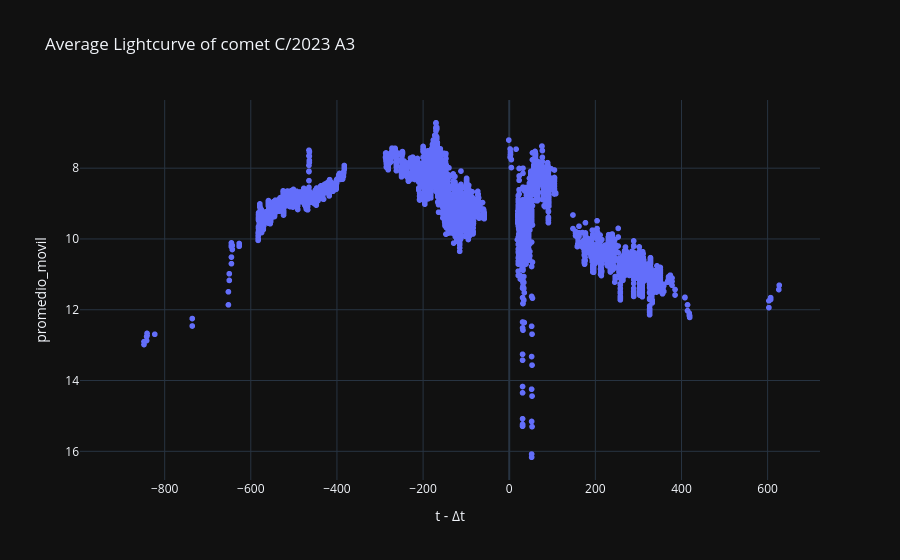

Notebook cell for this chart:
### Code cell
# Curva de luz Promediada
labels = {'delta_t':'t - Δt','magnitud_reducida':'Max apparent total magnitude reduced', 'obs_method_key' : 'Observation Method'}
fig = px.scatter(curva_de_luz_promediada_df, x='delta_t', y='promedio_movil', template= 'plotly_dark', labels= labels, title= f'Average Lightcurve of comet {nombre_cometa}')
fig.update_yaxes(autorange="reversed")
fig.show()

### Figure 1 — Plotly figure (JSON) as saved in the notebook; plotly's stock layout.template omitted (floating-point values rounded to 4 significant figures; data arrays with more than 128 entries replaced by an {"elided": "..."} marker saying what was removed)
{"data": [{"hovertemplate": "t - Δt=%{x}<br>promedio_movil=%{y}<extra></extra>", "legendgroup": "", "marker": {"color": "#636efa", "symbol": "circle"}, "mode": "markers", "name": "", "showlegend": false, "type": "scattergl", "x": {"elided": "9536 int values"}, "xaxis": "x", "y": {"elided": "9536 float values"}, "yaxis": "y"}], "layout": {"legend": {"tracegroupgap": 0}, "title": {"text": "Average Lightcurve of comet C/2023 A3"}, "xaxis": {"anchor": "y", "domain": [0, 1], "title": {"text": "t - Δt"}}, "yaxis": {"anchor": "x", "autorange": "reversed", "domain": [0, 1], "title": {"text": "promedio_movil"}}}}
